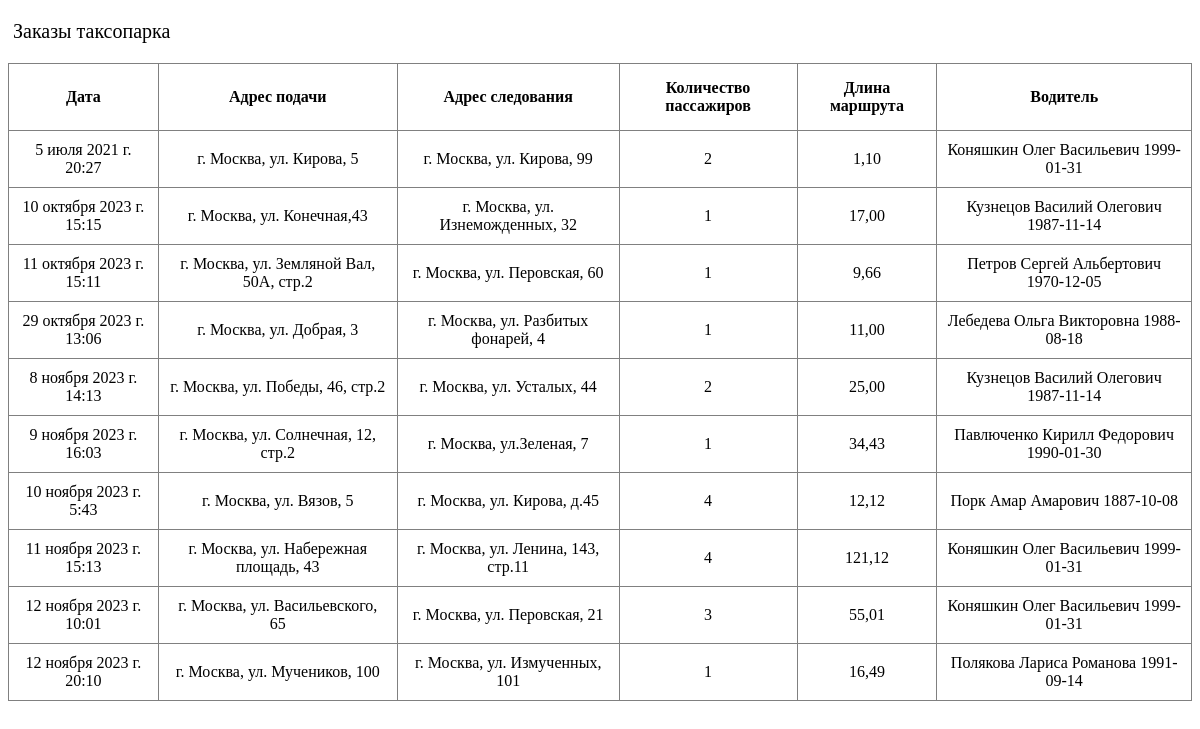
The page /orders on the database as committed earlier.
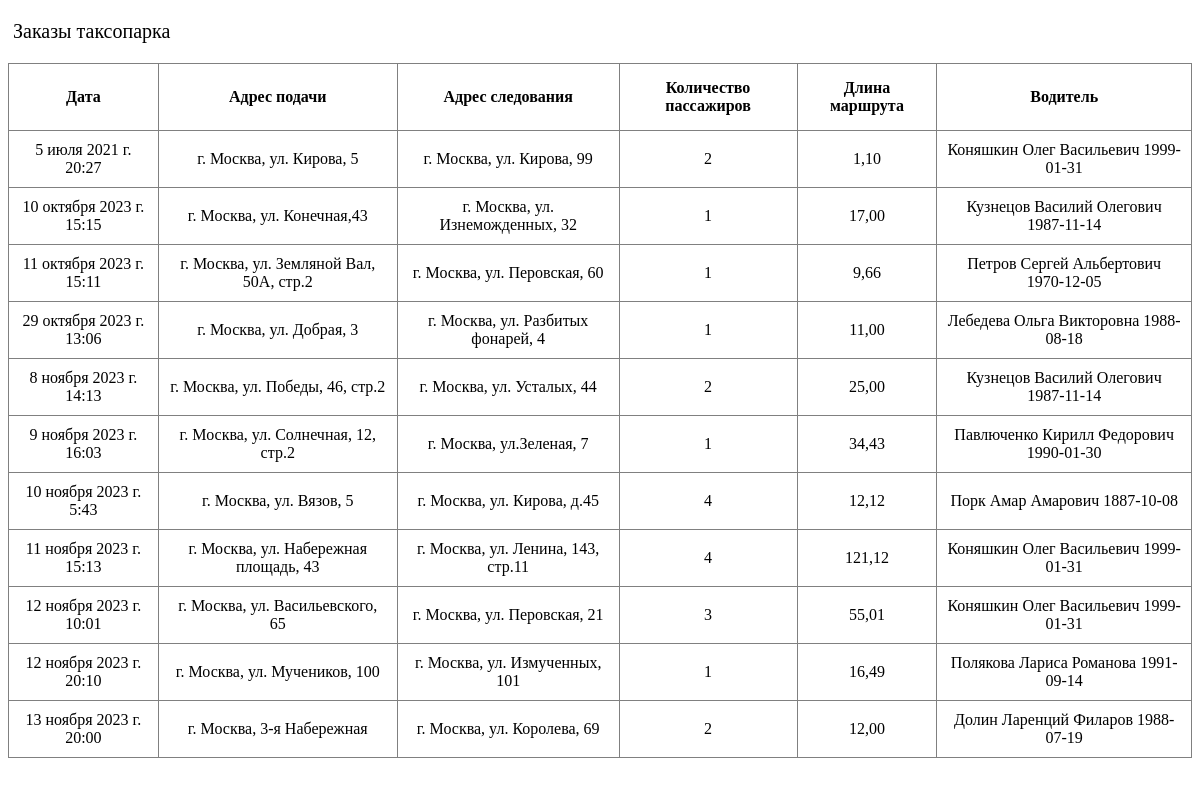
The same page on the database as committed later.
### catalog/models.py (models this page shows, shortened)
class Orders(models.Model):
    date = models.DateTimeField(db_index=True, help_text="Введите дату и время заказа",
                                verbose_name="Дата и время",
                                )
    address_from = models.TextField(help_text="Введите адрес подачи такси",
                                    verbose_name="Адрес подачи")
    address_to = models.TextField(help_text="Введите адрес следования",
                                  verbose_name="Адрес следования")
    number_of_passengers = models.DecimalField(decimal_places=0, max_digits=1,
                                               help_text="Введите количество пассажиров",
                                               verbose_name="Количество пассажиров")
    length = models.DecimalField(decimal_places=2, max_digits=6,
                                 help_text="Введите длину маршрута в километрах",
                                 verbose_name="Длина маршрута")
    drivers = models.ForeignKey('Drivers', null=True,
                                on_delete=models.CASCADE,
                                verbose_name="Водитель", related_name="orders")
    class Meta:
        ordering = ["date"]
    def display_drivers(self):
        return ', '.join([drivers.last_name for drivers in
                          self.drivers.all()])
    display_drivers.short_description = 'Водители'

class Drivers(models.Model):
    last_name = models.CharField(max_length=20,
                                 help_text="Введите фамилию",
                                 verbose_name="Фамилия")
    first_name = models.CharField(max_length=20,
                                  help_text="Введите имя",
                                  verbose_name="Имя")
    patronymic = models.CharField(max_length=20,
                                  help_text="Введите отчество",
                                  verbose_name="Отчество")
    date_of_birth = models.DateField(help_text="Введите год рождения",
                                     verbose_name="Дата рождения")
    INN = models.DecimalField(db_index=True, decimal_places=0, max_digits=12,
                              help_text="Введите ИНН",
                              verbose_name="ИНН")
    passport = models.CharField(max_length=11,
                                help_text="Введите номер и серию паспорта",
                                verbose_name="Паспорт")
    cars = models.ForeignKey('Cars',
                             on_delete=models.CASCADE,
                             verbose_name="Автомобили", null=True)
    order_dates = models.CharField(max_length=100, verbose_name="Заказы", default='')
    class Meta:
        ordering = ["last_name"]
    def __str__(self):
        return '%s %s %s %s' % (self.last_name, self.first_name, self.patronymic, self.date_of_birth)
    def display_cars(self):
        return ', '.join([cars.mark for cars in
                          self.cars.all()])
    display_cars.short_description = 'Машины'

### catalog/views.py (the view)
# urls.py: path('orders', views.orders_view),
def orders_view(request):
    return render(request, "catalog/orders.html", {'var': Orders.objects.all()})

### templates/catalog/orders.html (shortened to what this page needs)
<!DOCTYPE html>
<html lang="en">
<head>
</head>
<body>
<div style="font-size: 20px; margin: 20px 5px">Заказы таксопарка</div>
    <table style="border: 1px solid grey; border-collapse: collapse; text-align: center">
        <thead>
            <tr>
                <th style="border: 1px solid grey; padding: 15px 15px">Дата</th>
                <th style="border: 1px solid grey; padding: 15px 15px">Адрес подачи</th>
                <th style="border: 1px solid grey; padding: 15px 15px">Адрес следования</th>
                <th style="border: 1px solid grey; padding: 15px 15px">Количество пассажиров</th>
                <th style="border: 1px solid grey; padding: 15px 15px">Длина маршрута</th>
                <th style="border: 1px solid grey; padding: 15px 15px">Водитель</th>
            </tr>
        </thead>
        <tbody>
            {% for order in var %}
                <tr>
                    <td style="border: 1px solid grey; padding: 10px 10px">{{ order.date }}</td>
                    <td style="border: 1px solid grey; padding: 10px 10px">{{ order.address_from }}</td>
                    <td style="border: 1px solid grey; padding: 10px 10px">{{ order.address_to }}</td>
                    <td style="border: 1px solid grey; padding: 10px 10px">{{ order.number_of_passengers }}</td>
                    <td style="border: 1px solid grey; padding: 10px 10px">{{order.length}}</td>
                    <td style="border: 1px solid grey; padding: 10px 10px"> {{order.drivers}}</td>
                </tr>
            {% endfor %}
        </tbody>
    </table>
</body>
</html>

Rows that differ between the two databases and show on the page:
added Orders: date "13 ноября 2023 г. 20:00", address_from "г. Москва, 3-я Набережная", address_to "г. Москва, ул. Королева, 69", number_of_passengers "2", length "12,00", drivers "Долин Ларенций Филаров 1988-07-19"
